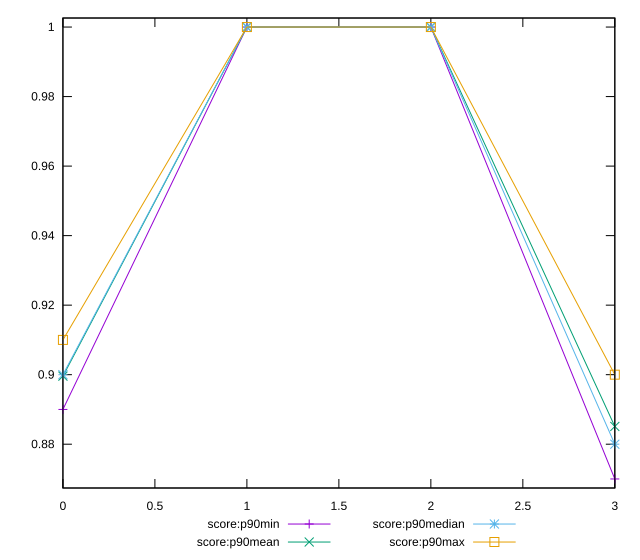

Generate this figure with gnuplot:
reset

$scoreP90Min <<EOF
0 0.89
1 1
2 1
3 0.87
EOF

$scoreP90Mean <<EOF
0 0.8995744680851069
1 1
2 1
3 0.8851063829787236
EOF

$scoreP90Median <<EOF
0 0.9
1 1
2 1
3 0.88
EOF

$scoreP90Max <<EOF
0 0.91
1 1
2 1
3 0.9
EOF

set key outside below
set xrange [0:3]
set yrange [0.8674:1.0026]
set trange [0.8674:1.0026]
set terminal svg size 640, 560 enhanced background rgb 'white'
set output "reports/report_00030_2021-02-24T20-42-31.540Z/mainthread-work-breakdown/progression/score.svg"

plot $scoreP90Min title "score:p90min" with linespoints, \
     $scoreP90Mean title "score:p90mean" with linespoints, \
     $scoreP90Median title "score:p90median" with linespoints, \
     $scoreP90Max title "score:p90max" with linespoints

reset
